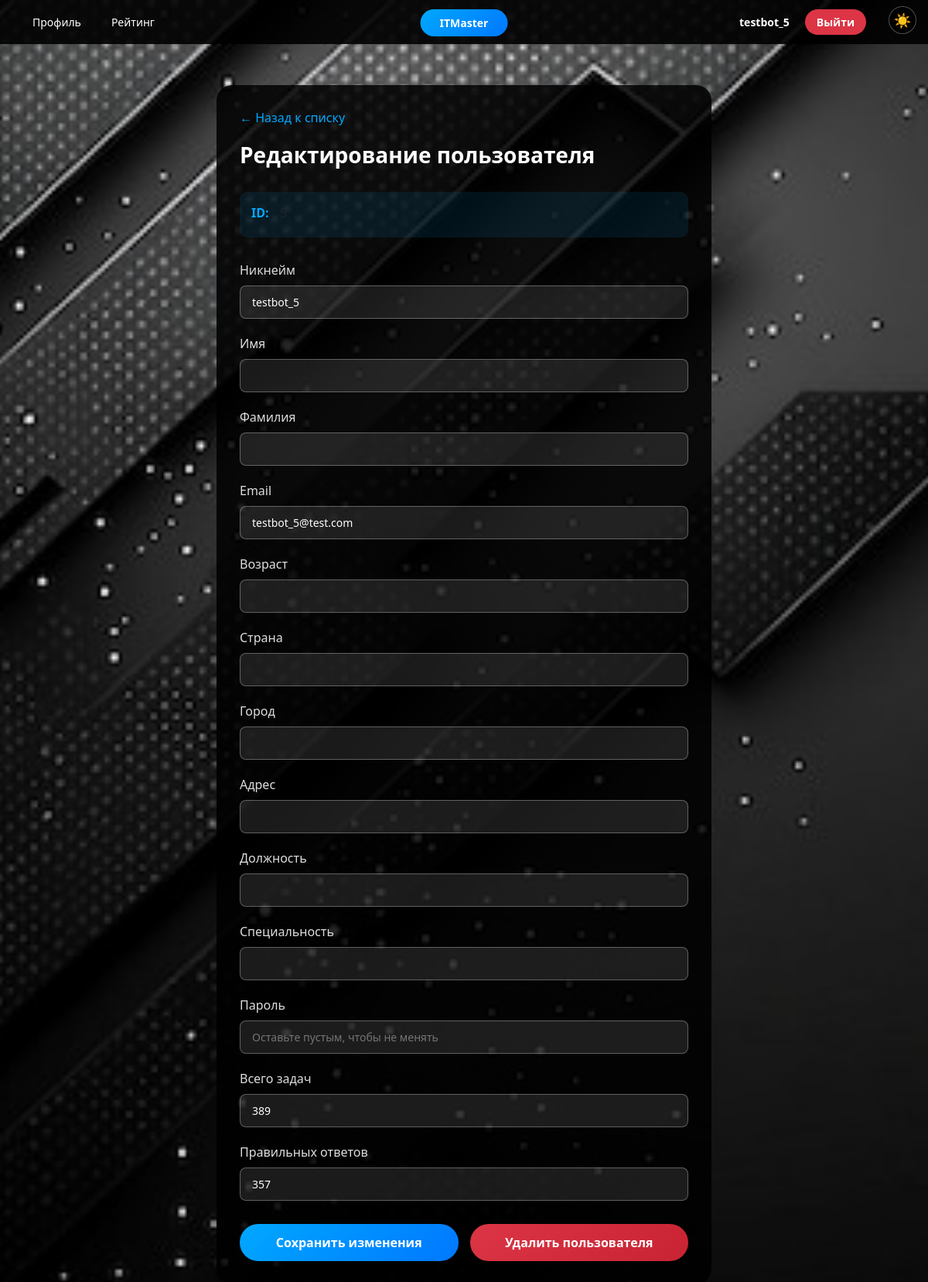
Page /admin/user/5 (signed in) on the committed database.
### data/users.py (models this page shows, shortened)
class User(SqlAlchemyBase, UserMixin, SerializerMixin):
    __tablename__ = 'users'
    id = sqlalchemy.Column(sqlalchemy.Integer, primary_key=True, autoincrement=True)
    username = sqlalchemy.Column(sqlalchemy.String, nullable=False, unique=True)
    surname = sqlalchemy.Column(sqlalchemy.String, nullable=True)
    name = sqlalchemy.Column(sqlalchemy.String, nullable=True)
    age = sqlalchemy.Column(sqlalchemy.Integer, nullable=True)
    position = sqlalchemy.Column(sqlalchemy.String, nullable=True)
    speciality = sqlalchemy.Column(sqlalchemy.String, nullable=True)
    address = sqlalchemy.Column(sqlalchemy.String, nullable=True)
    email = sqlalchemy.Column(sqlalchemy.String, index=True, unique=True, nullable=True)
    password = sqlalchemy.Column(sqlalchemy.String, nullable=True)
    modified_date = sqlalchemy.Column(sqlalchemy.DateTime, default=datetime.datetime.now)
    country = sqlalchemy.Column(sqlalchemy.String, nullable=True)
    city = sqlalchemy.Column(sqlalchemy.String, nullable=True)
    background_image = sqlalchemy.Column(sqlalchemy.String, nullable=True)
    total_tasks = sqlalchemy.Column(sqlalchemy.Integer, default=0)
    correct_tasks = sqlalchemy.Column(sqlalchemy.Integer, default=0)

### main.py (the view)
@app.route('/admin/user/<int:target_id>')
def admin_user_detail(target_id):
    theme = get_theme()
    user_id = request.cookies.get('user_id')
    db_sess = db_session.create_session()
    admin = db_sess.get(User, int(user_id)) if user_id else None
    if not admin or admin.id != 1:
        return redirect(url_for('login'))
    target_user = db_sess.get(User, target_id)
    if not target_user:
        return redirect(url_for('admin_users'))
    return render_template('admin_user_detail.html', user=target_user, theme=theme, admin=admin)

### data/db_session.py (called while the page is built)
def create_session() -> Session:
    global __factory
    return __factory()

### main.py (called while the page is built)
def get_theme():
    return request.cookies.get('theme', 'dark')

### templates/admin_user_detail.html (shortened to what this page needs)
{% extends "base.html" %}
{% block content %}
<div class="admin-detail-full">
    <div class="admin-detail-container">
        <div class="detail-header">
            <a href="/admin/users" class="back-btn">← Назад к списку</a>
            <h2 class="detail-title">Редактирование пользователя</h2>
        </div>
        <div class="user-info-block">
            <div class="info-row">
                <span class="info-label">ID:</span>
                <span class="info-value">{{ user.id }}</span>
            </div>
        </div>
        <form method="post" action="/admin/user/{{ user.id }}/edit" class="edit-form">
            <div class="form-group">
                <label>Никнейм</label>
                <input type="text" name="username" value="{{ user.username }}" required>
            </div>
            <div class="form-group">
                <label>Имя</label>
                <input type="text" name="name" value="{{ user.name or '' }}">
            </div>
            <div class="form-group">
                <label>Фамилия</label>
                <input type="text" name="surname" value="{{ user.surname or '' }}">
            </div>
            <div class="form-group">
                <label>Email</label>
                <input type="email" name="email" value="{{ user.email or '' }}">
            </div>
            <div class="form-group">
                <label>Возраст</label>
                <input type="number" name="age" value="{{ user.age or '' }}">
            </div>
            <div class="form-group">
                <label>Страна</label>
                <input type="text" name="country" value="{{ user.country or '' }}">
            </div>
            <div class="form-group">
                <label>Город</label>
                <input type="text" name="city" value="{{ user.city or '' }}">
            </div>
            <div class="form-group">
                <label>Адрес</label>
                <input type="text" name="address" value="{{ user.address or '' }}">
            </div>
            <div class="form-group">
                <label>Должность</label>
                <input type="text" name="position" value="{{ user.position or '' }}">
            </div>
            <div class="form-group">
                <label>Специальность</label>
                <input type="text" name="speciality" value="{{ user.speciality or '' }}">
            </div>
            <div class="form-group">
                <label>Пароль</label>
                <input type="password" name="password" placeholder="Оставьте пустым, чтобы не менять">
            </div>
            <div class="form-group">
                <label>Всего задач</label>
                <input type="number" name="total_tasks" value="{{ user.total_tasks or 0 }}">
            </div>
            <div class="form-group">
                <label>Правильных ответов</label>
                <input type="number" name="correct_tasks" value="{{ user.correct_tasks or 0 }}">
            </div>
            <div class="form-actions">
                <button type="submit" class="save-btn">Сохранить изменения</button>
                <button type="button" onclick="if(confirm('Удалить пользователя?')) window.location.href='/admin/user/{{ user.id }}/delete'" class="delete-btn">Удалить пользователя</button>
            </div>
        </form>
    </div>
</div>
{% endblock %}

### templates/base.html (shortened to what this page needs)
<!doctype html>
<html lang="ru">
<head>
    <link rel="stylesheet" href="https://stackpath.bootstrapcdn.com/bootstrap/4.4.1/css/bootstrap.min.css">
    <link rel="stylesheet" href="{{ url_for('static', filename='css/style.css') }}">
</head>
<body class="{{ theme }}-theme {% if user %}logged-in{% endif %}">
    <div class="theme-switcher">
        {% if theme == 'dark' %}
            <a href="/set_theme/light" class="theme-btn">☀️</a>
        {% else %}
            <a href="/set_theme/dark" class="theme-btn">🌙</a>
        {% endif %}
    </div>
    {% if user %}
    <div class="top-bar">
        <div class="nav-buttons">
            <a href="/profile/{{ user.id }}" class="nav-btn">Профиль</a>
            <a href="/rating" class="nav-btn">Рейтинг</a>
        </div>
        <div class="nav-center">
            <a href="/dashboard/{{ user.id }}" class="nav-btn-center">ITMaster</a>
        </div>
        <div class="right-controls">
            <div class="user-info">
                <span>{{ user.username }}</span>
            </div>
            <a href="/logout" class="logout-btn">Выйти</a>
        </div>
    </div>
    {% endif %}
    {% block content %}
    {% endblock %}
</body>
</html>

### static/css/style.css (style rules this page uses)
* { margin: 0; padding: 0; box-sizing: border-box; }
body { font-family: 'Segoe UI', Tahoma, Geneva, Verdana, sans-serif; min-height: 100vh; overflow-x: hidden; }
body.dark-theme.logged-in { background: url('/static/img/dark.jpg') no-repeat center center fixed; background-size: cover; }
.top-bar { position: fixed; top: 0; left: 0; right: 0; background: rgba(0, 0, 0, 0.9); padding: 12px 30px; z-index: 1000; display: flex; justify-content: space-between; align-items: center; }
.nav-buttons { display: flex; gap: 15px; }
.nav-btn { background: none; border: none; font-size: 14px; font-weight: 500; cursor: pointer; padding: 6px 12px; border-radius: 6px; text-decoration: none; color: #fff; }
.nav-center { position: absolute; left: 50%; transform: translateX(-50%); }
.nav-btn-center { background: linear-gradient(135deg, #00a8ff, #0077ff); color: white; border: none; padding: 8px 25px; border-radius: 25px; cursor: pointer; text-decoration: none; font-size: 14px; font-weight: bold; }
.right-controls { display: flex; align-items: center; gap: 20px; margin-right: 50px; }
.user-info { font-weight: bold; font-size: 14px; color: #fff; }
.logout-btn { background: #dc3545; color: white; border: none; padding: 6px 15px; border-radius: 20px; cursor: pointer; text-decoration: none; font-size: 14px; font-weight: bold; }
.theme-switcher { position: fixed; top: 8px; right: 15px; z-index: 1001; }
.theme-btn { background: rgba(0, 0, 0, 0.6); border: 1px solid rgba(255, 255, 255, 0.3); border-radius: 50%; width: 36px; height: 36px; font-size: 18px; cursor: pointer; text-decoration: none; display: flex; align-items: center; justify-content: center; }

### templates/admin_user_detail.html (style rules this page uses)
.admin-detail-full { width: 60%; margin: 0 auto; min-height: 100vh; padding: 110px 40px 40px 40px; }
.admin-detail-container { width: 100%; background: rgba(0, 0, 0, 0.85); border-radius: 20px; padding: 30px; }
.detail-header { margin-bottom: 30px; }
.back-btn { display: inline-block; margin-bottom: 20px; color: #00a8ff; text-decoration: none; }
.detail-title { font-size: 28px; font-weight: 700; }
body.dark-theme .detail-title { color: #fff; }
.user-info-block { background: rgba(0, 168, 255, 0.1); border-radius: 10px; padding: 15px; margin-bottom: 30px; }
.info-row { margin-bottom: 5px; }
.info-label { font-weight: bold; margin-right: 10px; }
body.dark-theme .info-label { color: #00a8ff; }
.edit-form .form-group { margin-bottom: 20px; }
.edit-form label { display: block; margin-bottom: 8px; font-weight: 500; }
body.dark-theme .edit-form label { color: #ddd; }
.edit-form input { width: 100%; padding: 10px 15px; border-radius: 8px; border: 1px solid; font-size: 14px; }
body.dark-theme .edit-form input { background: rgba(255, 255, 255, 0.1); border-color: rgba(255, 255, 255, 0.3); color: #fff; }
.form-actions { display: flex; gap: 15px; margin-top: 30px; }
.save-btn { padding: 12px 25px; border-radius: 25px; font-size: 16px; font-weight: bold; cursor: pointer; border: none; background: linear-gradient(135deg, #00a8ff, #0077ff); color: white; flex: 1; }
.delete-btn { padding: 12px 25px; border-radius: 25px; font-size: 16px; font-weight: bold; cursor: pointer; border: none; background: linear-gradient(135deg, #dc3545, #c82333); color: white; flex: 1; }

### rows in the picture
User: username "testbot_5", email "testbot_5@test.com", total_tasks "389", correct_tasks "357"
